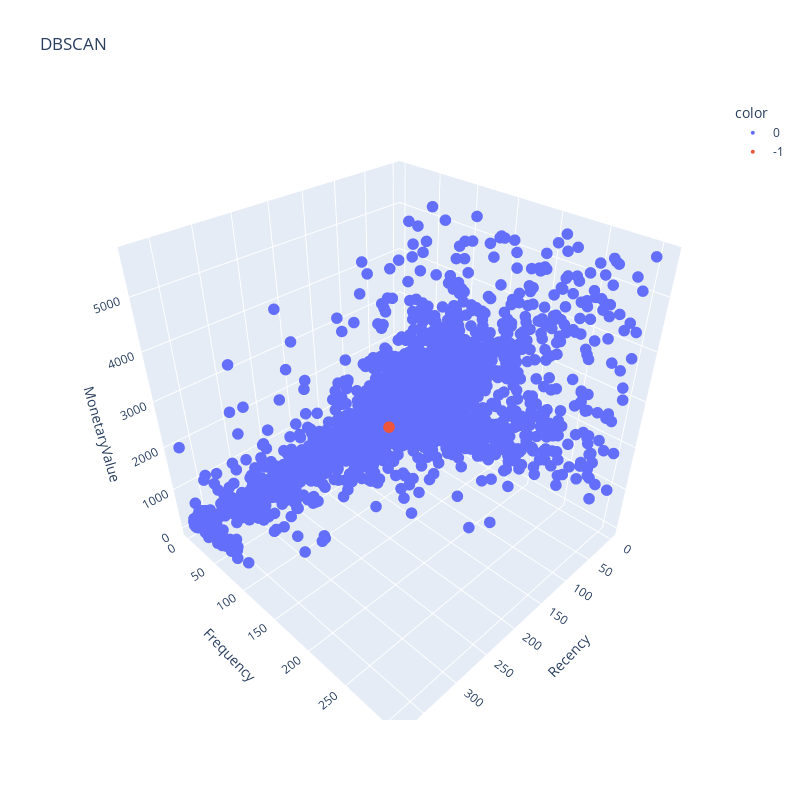

The code cell stored with this chart in its notebook:
### Markdown cell above
Кластеризация KMeans показала отличный результат, достаточно четко разделив 3 кластера:

- `0 кластер` - **Обычные клиенты**, которые совершили не так много покупок (*В среднем около 40*) и их чек в основном составлял не более *1500 фунтов*.
- `1 кластер` - **Активные лояльные клиенты**, совершившие много покупок со средним чеком в *2600 фунтов стерлингов*. Именно они приносят основную прибыль маркетплейсу.
- `2 кластер` - **Спящие клиенты**. Те, которые не совершали заказов более *141 дней* и в среднем совершавшие покупки в основном до *1000 фунтов*.

### Code cell
# Для DBSCAN
fig = px.scatter_3d(
    rfm_table,
    x='Recency',
    y='Frequency',
    z='MonetaryValue',
    color=rfm_table['DBSCAN'].astype(str), # для корректного отображения легенды
    title='DBSCAN',
    width=800,
    height=800
)
# Уменьшим размер точек на графике
fig.update_traces(marker=dict(size=4))
fig.show()

### Figure 1 — Plotly figure (JSON) as saved in the notebook; plotly's stock layout.template omitted (floating-point values rounded to 4 significant figures; data arrays with more than 128 entries replaced by an {"elided": "..."} marker saying what was removed)
{"data": [{"hovertemplate": "color=0<br>Recency=%{x}<br>Frequency=%{y}<br>MonetaryValue=%{z}<extra></extra>", "legendgroup": "0", "marker": {"color": "#636efa", "size": 4, "symbol": "circle"}, "mode": "markers", "name": "0", "scene": "scene", "showlegend": true, "type": "scatter3d", "x": {"elided": "3996 int values"}, "y": {"elided": "3996 int values"}, "z": {"elided": "3996 float values"}}, {"hovertemplate": "color=-1<br>Recency=%{x}<br>Frequency=%{y}<br>MonetaryValue=%{z}<extra></extra>", "legendgroup": "-1", "marker": {"color": "#EF553B", "size": 4, "symbol": "circle"}, "mode": "markers", "name": "-1", "scene": "scene", "showlegend": true, "type": "scatter3d", "x": [372], "y": [296], "z": [5323.0]}], "layout": {"height": 800, "legend": {"title": {"text": "color"}, "tracegroupgap": 0}, "scene": {"domain": {"x": [0, 1], "y": [0, 1]}, "xaxis": {"title": {"text": "Recency"}}, "yaxis": {"title": {"text": "Frequency"}}, "zaxis": {"title": {"text": "MonetaryValue"}}}, "title": {"text": "DBSCAN"}, "width": 800}}
